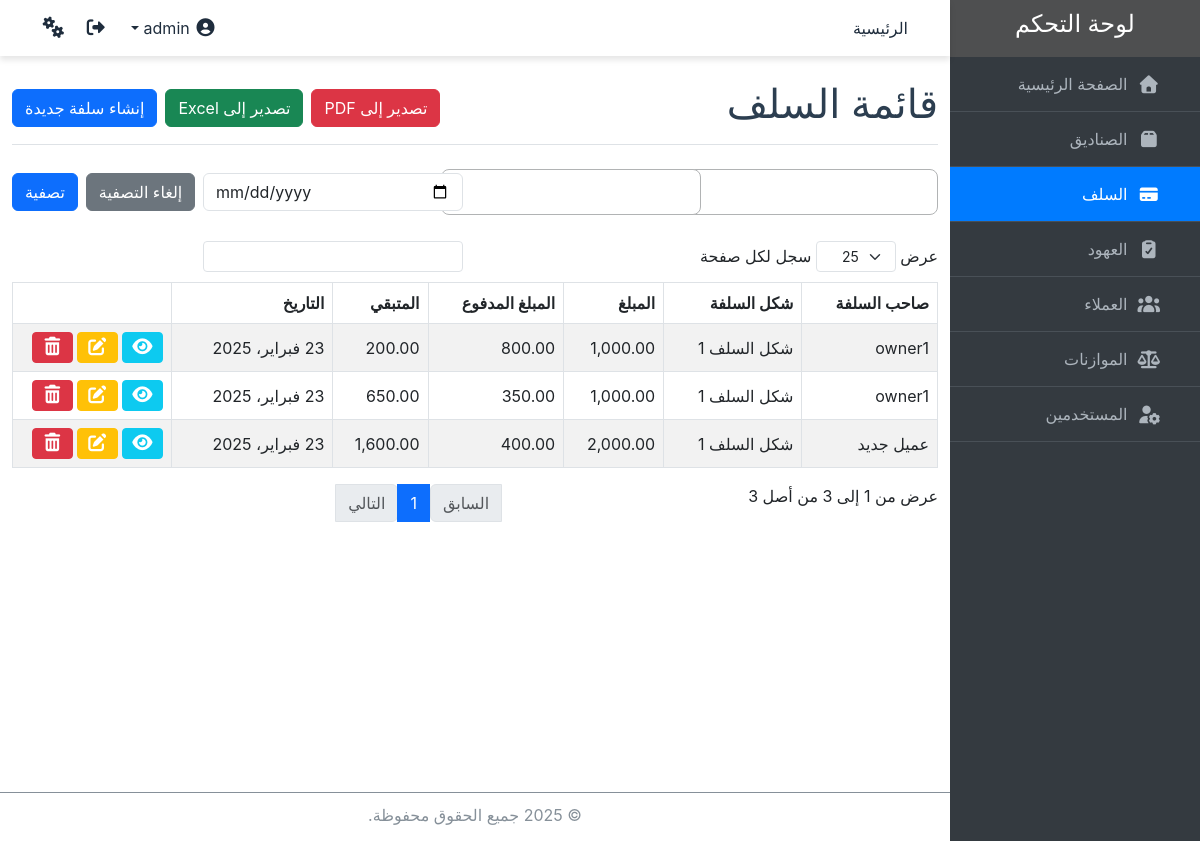
/loans/ (signed in), run on an earlier commit of the app's database.
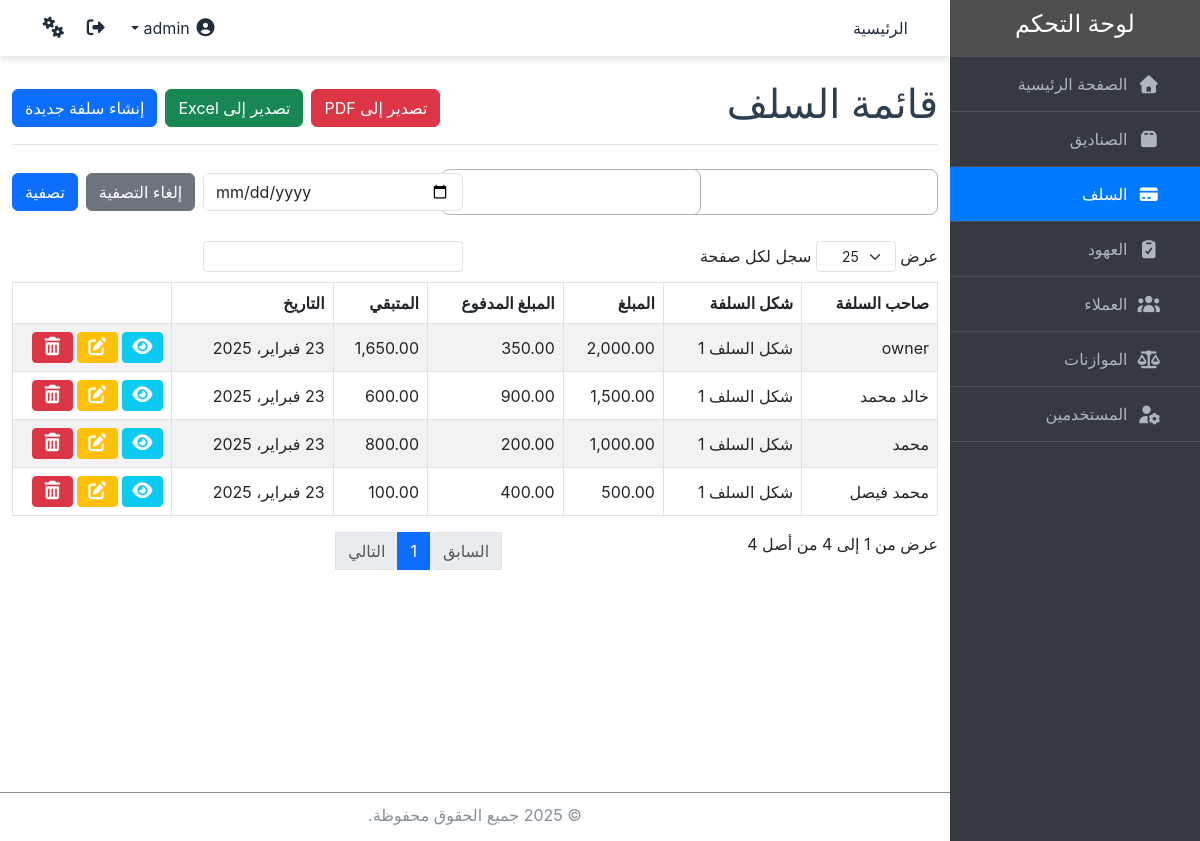
And on a later commit of the database.
### core/models.py (models this page shows, shortened)
class Loan(models.Model):
    loan_owner = models.CharField(max_length=100, default='', verbose_name="صاحب السلف")
    loan_type = models.ForeignKey('LoanType', on_delete=models.CASCADE, related_name='loans', verbose_name="شكل السلف")
    amount = models.DecimalField(max_digits=10, decimal_places=2, default=0, verbose_name="قيمة السلف")
    paid_amount = models.DecimalField(max_digits=10, decimal_places=2, default=0, verbose_name="المبلغ المدفوع")
    remaining_amount = models.DecimalField(max_digits=10, decimal_places=2, default=0, null=True, verbose_name="المتبقي")
    note = models.TextField(verbose_name="ملاحظات", blank=True, null=True)
    date = models.DateField(verbose_name="تاريخ السلفة", auto_now_add=True)
    class Meta:
        verbose_name = "سلفة"
        verbose_name_plural = "السلف"
    def formatted_amount(self):
        return "{:,.2f}".format(self.amount)
    def formatted_paid_amount(self):
        return "{:,.2f}".format(self.amount - self.remaining_amount)
    def formatted_remaining_amount(self):
        return "{:,.2f}".format(self.remaining_amount)

class LoanType(models.Model):
    type = models.CharField(max_length=50, unique=True, verbose_name="شكل السلف")
    class Meta:
        verbose_name = "شكل السلف"
        verbose_name_plural = "اشكال السلف"
        default_permissions = []
    def __str__(self):
        return self.type

### core/views.py (the view)
# urls.py: path('loans/', views.LoanListView.as_view(), name='loan_list'),
class LoanListView(PermissionRequiredMixin, ExportMixin, ListView):
    model = Loan
    template_name = 'loans/loan_list.html'
    context_object_name = 'loans'
    permission_required = 'core.view_loan'
    def get_queryset(self):
        queryset = super().get_queryset()
        owner_filter = self.request.GET.get('owner')
        loan_type_filter = self.request.GET.get('loan_type')
        date_filter = self.request.GET.get('date')
        if owner_filter:
            queryset = queryset.filter(loan_owner=owner_filter)
        if loan_type_filter:
            queryset = queryset.filter(loan_type=loan_type_filter)
        if date_filter:
            queryset = queryset.filter(date=date_filter)
        return queryset
    def get_context_data(self, **kwargs):
        context = super().get_context_data(**kwargs)
        context['filter_form'] = LoanFilterForm(self.request.GET)
        return context

### core/forms.py
class LoanFilterForm(forms.Form):
    owner = forms.ChoiceField(
        required=False,
        widget=Select2Widget(attrs={'data-placeholder': 'اختر صاحب السلفة', 'class': 'form-control'}),
        label="صاحب السلفة"
    )
    loan_type = forms.ModelChoiceField(
        queryset=LoanType.objects.all(),
        widget=Select2Widget(attrs={'data-placeholder': 'اختر النوع', 'class': 'form-control'}),
        required=False,
        label="النوع"
    )
    date = forms.DateField(
        required=False,
        widget=forms.DateInput(attrs={'type': 'date', 'class': 'form-control'}),
        label="التاريخ"
    )
    def __init__(self, *args, **kwargs):
        super().__init__(*args, **kwargs)
        owners = Loan.objects.values_list('loan_owner', flat=True).distinct()
        self.fields['owner'].choices = [("", "---------")] + [(o, o) for o in owners]

### core/views.py (called while the page is built, shortened)
    def get(self, request, *args, **kwargs):
        return super().get(request, *args, **kwargs)

### core/templates/loans/loan_list.html (shortened to what this page needs)
{% extends 'base.html' %}
{% block content %}
  <div class="container mt-4">
    <div class="d-flex justify-content-between align-items-center border-bottom pb-2 mb-3">
      <h1 class="text-right">قائمة السلف</h1>
      <div class="d-flex">
        <a href="?export=1&format=pdf{% for key, value in request.GET.items %}{% if key != 'export' %}&{{ key }}={{ value }}{% endif %}{% endfor %}" class="btn btn-danger">
            تصدير إلى PDF</a>
        <a href="?export=1{% for key, value in request.GET.items %}{% if key != 'export' %}&{{ key }}={{ value }}{% endif %}{% endfor %}" class="btn btn-success mx-2">
          تصدير إلى Excel</a>
        <a href="{% url 'loan_create' %}" class="btn btn-primary mr-2">إنشاء سلفة جديدة</a>
      </div>
    </div>
    <form method="get">
      <div class="row align-items-center">
        <div class="col-12 col-md-3 my-2">
          {{ filter_form.owner }}
        </div>
        <div class="col-12 col-md-3 my-2">
          {{ filter_form.loan_type }}
        </div>
        <div class="col-12 col-md-3 my-2">
          {{ filter_form.date }}
        </div>
        <div class="col-12 col-md-3 my-2 d-flex justify-content-end">
          <a href="{% url 'loan_list' %}" class="btn btn-secondary mx-2">إلغاء التصفية</a>
          <button type="submit" class="btn btn-primary">تصفية</button>
        </div>
      </div>
    </form>
    <div style="overflow-x: auto; max-width: 100%;">
      <table id="loansTable" class="table table-bordered table-hover table-striped align-middle">
        <thead>
          <tr>
            <th>صاحب السلفة</th>
            <th>شكل السلفة</th>
            <th>المبلغ</th>
            <th>المبلغ المدفوع</th>
            <th>المتبقي</th>
            <th>التاريخ</th>
            <th></th>
          </tr>
        </thead>
        <tbody>
          {% for loan in loans %}
            <tr>
              <td>{{ loan.loan_owner }}</td>
              <td>{{ loan.loan_type }}</td>
              <td>{{ loan.formatted_amount }}</td>
              <td>{{ loan.formatted_paid_amount }}</td>
              <td>{{ loan.formatted_remaining_amount }}</td>
              <td>{{ loan.date }}</td>
              <td style="width: 140px;">
                <a href="{% url 'loan_detail' loan.pk %}" class="btn btn-info btn-sm text-white">
                  <i class="fas fa-eye"></i>
                </a>
                <a href="{% url 'loan_update' loan.pk %}" class="btn btn-warning btn-sm text-white">
                  <i class="fas fa-edit"></i>
                </a>
                <a href="{% url 'loan_delete' loan.pk %}" class="btn btn-danger btn-sm text-white">
                  <i class="fas fa-trash-alt"></i>
                </a>
              </td>
            </tr>
          {% endfor %}
        </tbody>
      </table>
    </div>
  </div>
{% endblock %}
{% block scripts %}
<link href="https://cdn.jsdelivr.net/npm/select2@4.0.13/dist/css/select2.min.css" rel="stylesheet" />
{% endblock %}

### core/templates/base.html (shortened to what this page needs)
{% load static %}
<!DOCTYPE html>
<html lang="ar" dir="rtl">
<head>
    <link href="https://cdn.jsdelivr.net/npm/bootstrap@5.3.0-alpha1/dist/css/bootstrap.min.css" rel="stylesheet">
    <link href="https://cdn.jsdelivr.net/npm/@fortawesome/fontawesome-free/css/all.css" rel="stylesheet">
    <link rel="stylesheet" type="text/css" href="{% static 'css/styles.css' %}">
</head>
<body>
    {% include "includes/header.html" %}
    {% include "includes/sidebar.html" %}
    <main class="main">
        {% block content %}
        {% endblock content %}
    </main>
    {% include "includes/footer.html" %}
    {% block scripts %}
    {% endblock scripts %}
</body>
</html>

### core/templates/includes/header.html (shortened to what this page needs)
<header class="top-nav">
    <div class="container-fluid d-flex justify-content-between align-items-center">
        <div>
            <a href="/" class="nav-link">الرئيسية</a>
        </div>
        <div class="d-flex align-items-center">
            <div class="user-info d-flex align-items-center">
                <div class="dropdown">
                    <a href="#" class="nav-link" data-bs-toggle="dropdown" aria-expanded="false">
                       <i class="fas fa-user-circle fa-2x me-2"></i>
                    <i href="#" class="dropdown-toggle">
                    </i>
                    </a>
                </div>
            </div>
            <a href="{% url 'logout' %}" class="nav-link">
                <i class="fas fa-sign-out-alt"></i>
            </a>
            <a href="{% url 'settings' %}" class="nav-link">
                <i class="fas fa-cogs"></i>
            </a>
        </div>
    </div>
</header>

### core/templates/includes/sidebar.html
<aside class="sidebar">
    <div class="sidebar-container">
        <div class="sidebar-header">
            <h4>لوحة التحكم</h4>
        </div>
        <ul class="nav">
            <li class="nav-item {% if request.path == '/' %}active{% endif %}">
                <a class="nav-link" href="{% url 'index' %}">
                    <i class="fas fa-home"></i>
                    <span class="link-text">الصفحة الرئيسية</span>
                </a>
            </li>
            {% if 'core.view_fund' in request.user.get_all_permissions %}
            <li class="nav-item {% if '/funds/' in request.path %}active{% endif %}">
                <a class="nav-link" href="{% url 'fund_list' %}">
                    <i class="fas fa-box"></i>
                    <span class="link-text">الصناديق</span>
                </a>
            </li>
            {% endif %}
            {% if 'core.view_loan' in request.user.get_all_permissions %}
            <li class="nav-item {% if '/loans/' in request.path %}active{% endif %}">
                <a class="nav-link" href="{% url 'loan_list' %}">
                    <i class="fas fa-credit-card"></i>
                    <span class="link-text">السلف</span>
                </a>
            </li>
            {% endif %}
            {% if 'core.view_covenant' in request.user.get_all_permissions %}
            <li class="nav-item {% if '/covenants/' in request.path %}active{% endif %}">
                <a class="nav-link" href="{% url 'covenant_list' %}">
                    <i class="fas fa-clipboard-check"></i>
                    <span class="link-text">العهود</span>
                </a>
            </li>
            {% endif %}
            {% if 'core.view_client' in request.user.get_all_permissions %}
            <li class="nav-item {% if '/clients/' in request.path %}active{% endif %}">
                <a class="nav-link" href="{% url 'client_list' %}">
                    <i class="fas fa-users"></i>
                    <span class="link-text">العملاء</span>
                </a>
            </li>
            {% endif %}
            {% if 'core.view_budget' in request.user.get_all_permissions %}
            <li class="nav-item {% if '/budgets/' in request.path %}active{% endif %}">
                <a class="nav-link" href="{% url 'budget_list' %}">
                    <i class="fas fa-balance-scale"></i>
                    <span class="link-text">الموازنات</span>
                </a>
            </li>
            {% endif %}
            {% if 'auth.view_user' in request.user.get_all_permissions %}
            <li class="nav-item {% if '/users/' in request.path %}active{% endif %}">
                <a class="nav-link" href="{% url 'user_list' %}">
                    <i class="fas fa-user-cog"></i>
                    <span class="link-text">المستخدمين</span>
                </a>
            </li>
            {% endif %}
        </ul>
    </div>
</aside>

### core/templates/includes/footer.html
<footer class="footer">
    <div class="container text-center">
        <p class="mb-1">&copy; 2025 جميع الحقوق محفوظة.</p>
    </div>
</footer>

### static/css/styles.css (style rules this page uses)
body { margin: 0; margin-right: 250px; font-family: "Source Sans Pro",-apple-system,BlinkMacSystemFont,"Segoe UI",Roboto,"Helvetica Neue",Arial,sans-serif,"Apple Color Emoji","Segoe UI Emoji","Segoe UI Symbol"; font-size: 1rem; font-weight: 400; line-height: 1.5; color: rgb(33, 37, 41); text-align: right; background-color: #fff; }
.top-nav { position: sticky; background-color: #fff; color: #1f2d3d; top: 0; padding: 10px 20px; display: flex; flex-wrap: wrap; align-items: center; justify-content: center; flex-direction: row; height: 56px; width: 100%; z-index: 1050; box-shadow: 0 4px 6px rgba(0, 0, 0, 0.1); }
.nav-link { margin-right: 10px; margin-left: 10px; transition: all 0.3s; }
.fa-user-circle { font-size: 1.8rem; }
.sidebar { position: fixed; top: 0; right: 0; height: 100%; width: 250px; background-color: #343a40; color: white; transition: all 0.3s ease; z-index: 1000; }
.sidebar-container { height: 100%; display: flex; flex-direction: column; flex: 1; overflow-y: scroll; -ms-overflow-style: none; scrollbar-width: none; }
.sidebar-header { position: sticky; top: 0; padding: 10px 20px; text-align: center; font-size: 20px; font-weight: bold; background-color: #4e4f50; color: white; }
.sidebar .nav { list-style: none; padding: 0; }
.sidebar .nav-item { width: 100%; border-bottom: 1px solid #495057; }
.sidebar .nav-link { display: flex; align-items: center; padding: 15px 20px; color: #adb5bd; text-decoration: none; font-size: 16px; transition: background-color 0.3s ease, color 0.3s ease; }
.sidebar .nav-item:hover, .sidebar .active { background-color: #007bff; }
.sidebar .nav-item:hover .nav-link, .sidebar .active .nav-link { color: white; }
.sidebar .nav-link i { margin: 0px 10px; }
.sidebar .link-text { flex-grow: 1; }
.fas { font-size: 18px; }
.main { padding: .5erm; width: 100%; min-height: calc(100vh - 120px); }
input, optgroup, select, textarea { width: 50%; min-width: 260px; }
.container h1 { color: #2c3e50; }
form input, form select, form textarea { border-radius: 8px; border: 1px solid #b1b3b4; padding: 10px; }
form button { border-radius: 8px; }
.table th, .table td { vertical-align: middle; }
.footer { margin-top: 2rem; padding-top: 10px; padding-bottom: 10px; border-top: 1px solid #869099; color: #869099; }

What changed in the data, as far as the page shows it:
removed Loan: loan_owner "owner1", loan_type "شكل السلف 1", formatted_amount "1,000.00", formatted_paid_amount "350.00", formatted_remaining_amount "650.00", date "23 فبراير، 2025"
changed Loan: loan_owner "owner1" → "محمد"; formatted_paid_amount "800.00" → "200.00"; formatted_remaining_amount "200.00" → "800.00"
changed Loan: loan_owner "عميل جديد" → "owner"; formatted_paid_amount "400.00" → "350.00"; formatted_remaining_amount "1,600.00" → "1,650.00"
added Loan: loan_owner "خالد محمد", loan_type "شكل السلف 1", formatted_amount "1,500.00", formatted_paid_amount "900.00", formatted_remaining_amount "600.00", date "23 فبراير، 2025"
added Loan: loan_owner "محمد فيصل", loan_type "شكل السلف 1", formatted_amount "500.00", formatted_paid_amount "400.00", formatted_remaining_amount "100.00", date "23 فبراير، 2025"
Also different on the page:
text written by a page script: "عرض سجل لكل صفحة عرض من 1 إلى 3 من أصل 3 السابق 1 التالي" → "عرض سجل لكل صفحة عرض من 1 إلى 4 من أصل 4 السابق 1 التالي"
